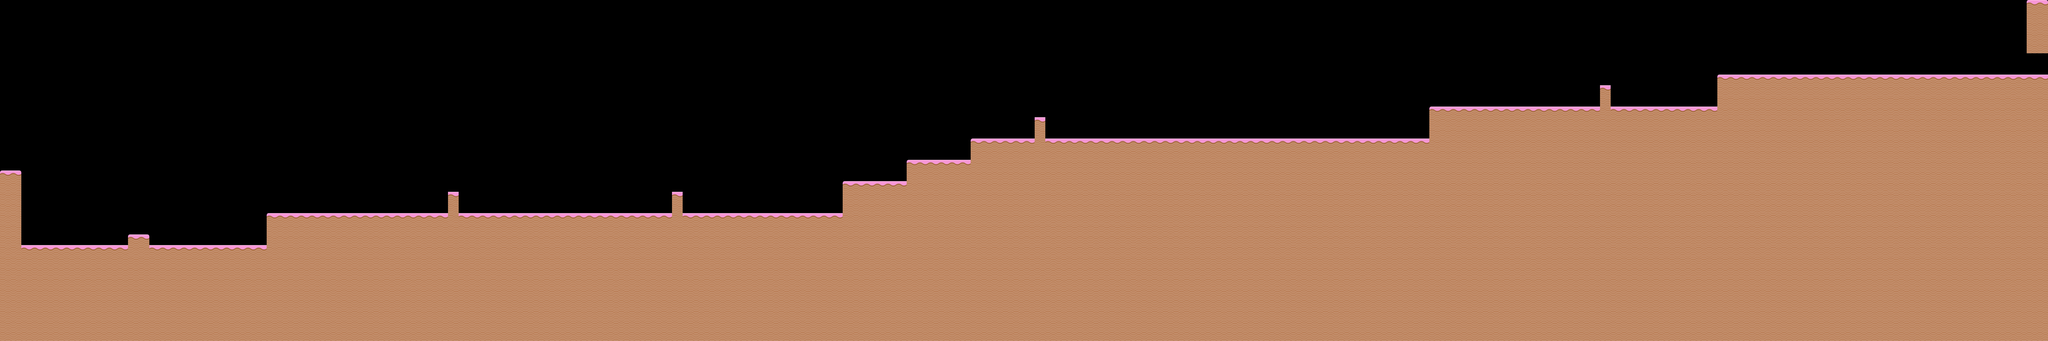

Rendered tile map (Tiled .tmx) drawn with the repository's tilesets; below, a short description and the map source with its tile grids summarised:
An orthogonal 192x32 tile map with 64x64 px tiles, 1 tile layer (Tile Layer 1) and 21 objects (20x PewShooter, Player).

<map version="1.0" orientation="orthogonal" renderorder="right-down" width="192" height="32" tilewidth="64" tileheight="64">
 <tileset firstgid="1" name="spriteTiles" tilewidth="64" tileheight="64" spacing="2">
  <image source="spriteTiles.png" width="924" height="924" />
 </tileset>
 <layer name="Tile Layer 1" width="192" height="32">
  <data>[6144 cells, 3285 non-empty, 4 distinct tile ids]</data>
 </layer>
 <objectgroup name="Object Layer 1">
  <object name="Player" type="Player" gid="190" x="195" y="1434" />
  <object type="PewShooter" gid="188" x="1255" y="1444" />
  <object type="PewShooter" gid="188" x="1860" y="1260" />
  <object type="PewShooter" gid="188" x="2381" y="1253" />
  <object type="PewShooter" gid="188" x="3029" y="1237" />
  <object type="PewShooter" gid="188" x="3789" y="1249" />
  <object type="PewShooter" gid="188" x="4393" y="1250" />
  <object type="PewShooter" gid="188" x="4853" y="1250" />
  <object type="PewShooter" gid="188" x="5233" y="1056" />
  <object type="PewShooter" gid="188" x="5619" y="934" />
  <object type="PewShooter" gid="188" x="5993" y="803" />
  <object type="PewShooter" gid="188" x="6572" y="798" />
  <object type="PewShooter" gid="188" x="7236" y="810" />
  <object type="PewShooter" gid="188" x="7853" y="810" />
  <object type="PewShooter" gid="188" x="8334" y="810" />
  <object type="PewShooter" gid="188" x="8803" y="618" />
  <object type="PewShooter" gid="188" x="9386" y="615" />
  <object type="PewShooter" gid="188" x="9960" y="616" />
  <object type="PewShooter" gid="188" x="10604" y="425" />
  <object type="PewShooter" gid="188" x="11214" y="426" />
  <object type="PewShooter" gid="188" x="11816" y="427" />
 </objectgroup>
</map>
